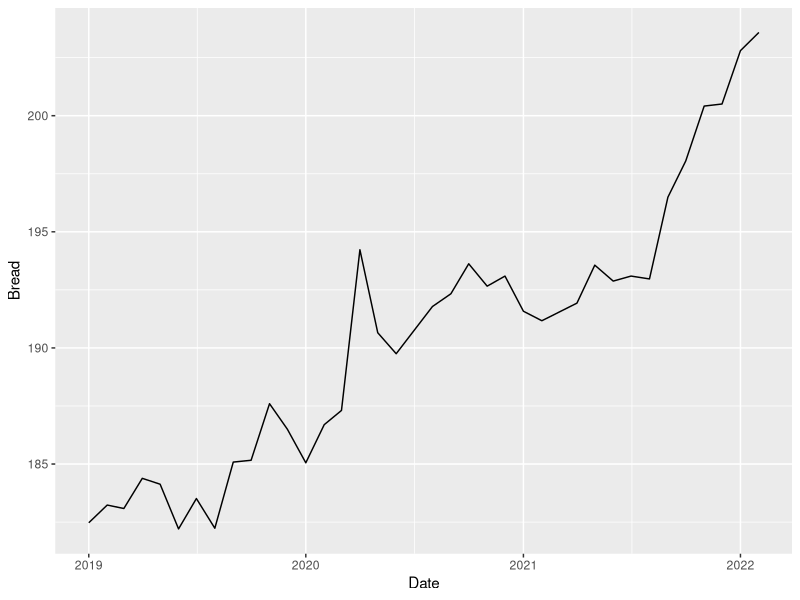
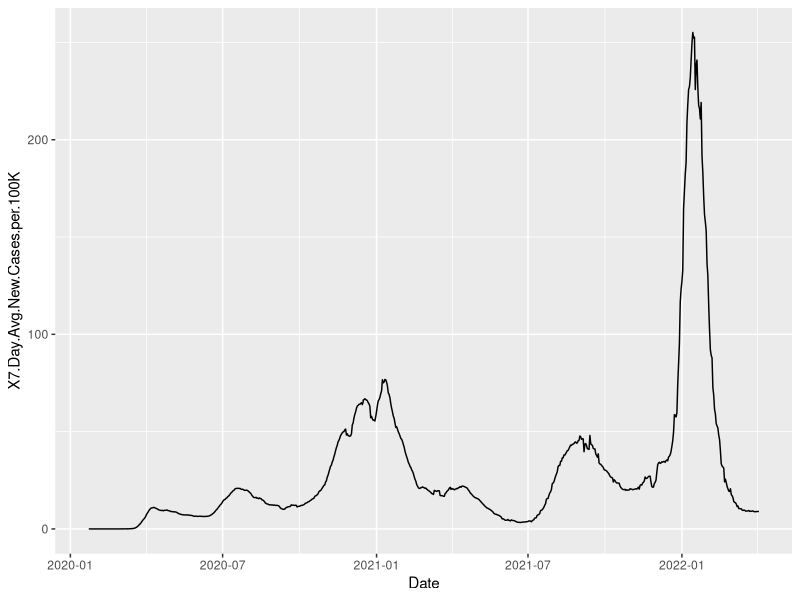
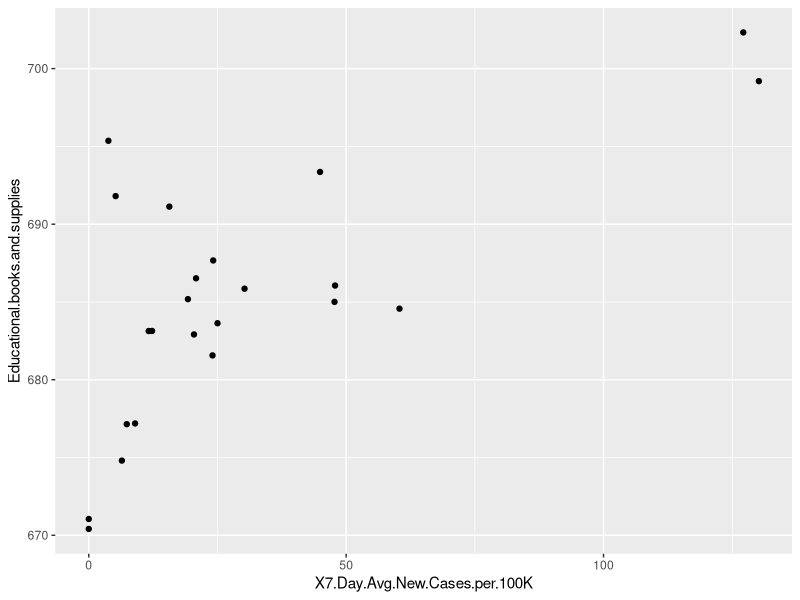

Generate these figures, in order, with R: (Note: this script raises an error after producing the figures.)
## ---- chunk 1
knitr::opts_chunk$set(echo = TRUE)
## ---- chunk 2
library(tidyverse)
library(zoo)
library(dslabs)
library(caret)
library(stringr)
library(ggplot2)
library(dplyr)
library(tibble)
library(lubridate)
CPI_data <- read.csv("CPI_data.csv")
Covid_data <- read.csv("trends_in_covid19_cases_and_deaths_in_the_us_reported_to_cdc_by_population_factors.csv")

## ---- chunk 3
Clean_Covid_Data <- Covid_data %>% filter(Classification == "Metro_Rural") %>% filter(Category == 1)
Clean_Covid_Data <- Clean_Covid_Data %>% mutate(Date = as.Date(Clean_Covid_Data$Date, format = "%m/%d/%Y")) 

CPI_data <- CPI_data %>%  mutate(Date = as.Date(as.yearmon(CPI_data$Date, format = '%Y-%B')))

Clean_Covid_Data

All_Data <- inner_join(CPI_data, Clean_Covid_Data)
CPI_data
nrow(CPI_data)

## ---- chunk 4
CPI_data %>% ggplot(aes(Date, Bread)) + geom_line()
tail(Clean_Covid_Data)
Clean_Covid_Data  %>% ggplot(aes(Date, X7.Day.Avg.New.Cases.per.100K)) + geom_line()

All_Data %>% ggplot(aes(X7.Day.Avg.New.Cases.per.100K, Educational.books.and.supplies)) + geom_point()



nrow(CPI_covid_data)
CPI_covid_data
Covid_data_endFeb
#CPI_covid_data <- CPI_data %>% filter(Date > '2020-23-01')
Covid_data_endFeb <- Clean_Covid_Data %>% filter(Date < '2022-02-26')
#tail(Covid_data_endFeb)
#tail(CPI_covid_data)


CPI_covid_data
Covid_data_endFeb

months <- as_tibble(c())
months['monthname'] <- NA
months['monthcases'] <- NA

months

mymonths <-c("2020JAN", "2020FEB", "2020MAR", "2020APR", "2020MAY", "2020JUN", "2020JUL", "2020AUG", "2020SEP", "2020OCT", "2020NOV", "2020DEC", "2021JAN", "2021FEB", "2021MAR", "2021APR", "2021MAY", "2021JUN", "2021JUL", "2021AUG", "2021SEP", "2021OCT", "2021NOV", "2021DEC", "2022JAN", "2022FEB")

for(i in 1:26){
 months[i, ] <- NA
}

months

for(i in 1:26){
  months$monthname[i] <- mymonths[i]
}


covmonthly <- as_tibble(c())

Covid_data_endFeb

Covid_data_endFeb$newcases <- 0



for(i in 2:767)
{
  Covid_data_endFeb$newcases[i] <- Covid_data_endFeb$Total.Cases.per.100K[i] - Covid_data_endFeb$Total.Cases.per.100K[i-1]
}
#create a new column which indicates new cases each day 

Covid_data_endFeb

## ---- chunk 5

myvec <- c()


myvec[1:26] <- 0


v <- 3
start <- 37 
c1 <- 30
c2 <- 31 

for(i in 1:11){
  sum <- 0 
  if(i %% 2 != 0)
  {
    sum <- 0
    for(j in (start:(start+c2))){
      sum <- sum + Covid_data_endFeb$newcases[j]
    }
    avg <- sum / 31
    myvec[v] <- avg
    sum <- 0
    avg <- 0
    v <- v + 1
    start <- start + c2
  }
  else
  {
    sum <- 0
    for(k in (start:(start+c1))){
      sum <- sum + Covid_data_endFeb$newcases[k]
    }
    avg <- sum / 30
    myvec[v] <- avg
    sum <- 0
    avg <- 0
    v <- v + 1
    start <- start + c1
  }
}

#covers indexes 1:13 Jan2020 - Jan 2021

newsum <- 0

for(i in (start:(start + 29))){
  newsum <- newsum + Covid_data_endFeb$newcases[i]
}
newavg <- newsum / 29
myvec[v] <- newavg
newsum <- 0
newavg <- 0 
v <- v + 1
start <- start + 29


for(i in 1:11){
  sum <- 0 
  if(i %% 2 != 0)
  {
    sum <- 0
    for(j in (start:(start+c2))){
      sum <- sum + Covid_data_endFeb$newcases[j]
    }
    avg <- sum / 31
    myvec[v] <- avg
    sum <- 0
    avg <- 0
    v <- v + 1
    start <- start + c2
  }
  else
  {
    sum <- 0
    for(k in (start:(start+c1))){
      sum <- sum + Covid_data_endFeb$newcases[k]
    }
    avg <- sum / 30
    myvec[v] <- avg
    sum <- 0
    avg <- 0
    v <- v + 1
    start <- start + c1
  }
}


for(i in (start:(start + 28))){
  newsum <- newsum + Covid_data_endFeb$newcases[i]
}
newavg <- newsum / 28
myvec[v] <- newavg
newsum <- 0
newavg <- 0 
v <- v + 1
start <- start + 28


months


for(i in 1:26){
  months$monthcases[i] <- myvec[i]
}  

months
## ---- chunk 6
CPI_covid_data <- dplyr::add_row(
  CPI_covid_data,
  Date = "2020-July",
  Bread = 190.894,
  Chicken = 1,
  Eggs = 1,
  Unleaded.regular.gasoline = 1,
  Electricity = 1,
  Utility..gas.service = 1,
  Day.care.and.preschool = 1,
  College.tuition.and.fees = 1,
  Educational.books.and.supplies = 1,
  Parking.fees.and.tolls = 1,
  Airline.fares = 1,
  Motor.vehicle.insurance = 1,
  Prescription.drugs = 533.551,
  Nonprescription.drugs = 96.423,
  Medical.equipment.and.supplies = 102.184,
  Recorded.music.and.music.subscriptions = 1,
  Cable.and.satellite.television.service = 1,
  Rental.of.video.discs.and.other.media = 136.921,
  Recreational.books = 1,
  Outdoor.equipment.and.supplies = 1,
  Indoor.plants.and.flowers = 1,
  Household.cleaning.products = 126.653,
  Rent.of.primary.residence = 1,
  .before = 7
)

CPI_covid_data

## ---- chunk 7

month.vid <- months

month.supp <- months

month.med <- months

month.pre <- months

month.nonpre <- months

for(i in 1:26)
{
  month.vid$prices[i] <- CPI_covid_data$Rental.of.video.discs.and.other.media[i]
  month.supp$prices[i] <- CPI_covid_data$Household.cleaning.products[i]
  month.med$prices[i] <- CPI_covid_data$Medical.equipment.and.supplies[i]
  month.pre$prices[i] <- CPI_covid_data$Prescription.drugs[i]
  month.nonpre$prices[i] <- CPI_covid_data$Nonprescription.drugs[i]
}


month.vid
month.supp
month.med
month.pre
month.nonpre

#seperated all the prices by month into seperate dataframes for variables whose prices were most affected by case count
## ---- chunk 8
video_rentals_plot <- ggplot(month.vid, aes(x= monthname, y = prices, fill = monthcases)) + geom_bar(stat = "identity") +
  scale_fill_gradient2(low = "white", high = "black", mid = "grey")
  
video_rentals_plot

## ---- chunk 9
cleansupp_plot <- ggplot(month.supp, aes(x= monthname, y = prices, fill = monthcases)) + geom_bar(stat = "identity") +
  scale_fill_gradient2(low = "white", high = "black", mid = "grey")
  
cleansupp_plot




## ---- chunk 10
med_plot <- ggplot(month.med, aes(x= monthname, y = prices, fill = monthcases)) + geom_bar(stat = "identity") +
  scale_fill_gradient2(low = "white", high = "black", mid = "grey")
  
med_plot




## ---- chunk 11
pres_plot <- ggplot(month.pre, aes(x= monthname, y = prices, fill = monthcases)) + geom_bar(stat = "identity") +
  scale_fill_gradient2(low = "white", high = "black", mid = "grey")
  
pres_plot




## ---- chunk 12
nonpre_plot <- ggplot(month.nonpre, aes(x= monthname, y = prices, fill = monthcases)) + geom_bar(stat = "identity") +
  scale_fill_gradient2(low = "white", high = "black", mid = "grey")
  
nonpre_plot




## ---- chunk 13
#the linear regression for food items
eggs <- summary(lm(X7.Day.Avg.New.Cases.per.100K ~ Eggs, data = All_Data))
bread <- summary(lm(X7.Day.Avg.New.Cases.per.100K ~ Bread, data = All_Data))
chicken <- summary(lm(X7.Day.Avg.New.Cases.per.100K ~ Chicken, data = All_Data))
food <- summary(lm(X7.Day.Avg.New.Cases.per.100K ~ Chicken + Bread + Eggs, data = All_Data))

## ---- chunk 14
#the linear regression for energy
gas <- summary(lm(X7.Day.Avg.New.Cases.per.100K ~ Unleaded.regular.gasoline, data = All_Data))
electricity <- summary(lm(X7.Day.Avg.New.Cases.per.100K ~ Electricity, data = All_Data))
natural_gas <- summary(lm(X7.Day.Avg.New.Cases.per.100K ~ Utility..gas.service, data = All_Data))
power <- summary(lm(X7.Day.Avg.New.Cases.per.100K ~ Utility..gas.service + Electricity + Unleaded.regular.gasoline, data = All_Data))

## ---- chunk 15
#the linear regression for education/child care
day_care <- summary(lm(X7.Day.Avg.New.Cases.per.100K ~ Day.care.and.preschool, data = All_Data))
college_tuition <- summary(lm(X7.Day.Avg.New.Cases.per.100K ~ College.tuition.and.fees, data = All_Data))
educational_supplies <- summary(lm(X7.Day.Avg.New.Cases.per.100K ~ Educational.books.and.supplies, data = All_Data))
education <- summary(lm(X7.Day.Avg.New.Cases.per.100K ~ Educational.books.and.supplies + College.tuition.and.fees + Day.care.and.preschool, data = All_Data))
## ---- chunk 16
#the linear regression for transportation items
parking_fees <- summary(lm(X7.Day.Avg.New.Cases.per.100K ~ Parking.fees.and.tolls, data = All_Data))
motor_insurance <- summary(lm(X7.Day.Avg.New.Cases.per.100K ~ Motor.vehicle.insurance, data = All_Data))
airline_fares <- summary(lm(X7.Day.Avg.New.Cases.per.100K ~ Airline.fares, data = All_Data))
transportation <- summary(lm(X7.Day.Avg.New.Cases.per.100K ~ Airline.fares + Motor.vehicle.insurance + Parking.fees.and.tolls, data = All_Data))
#transportation
## ---- chunk 17
#the linear regression for medical items items
prescription_drugs <- summary(lm(X7.Day.Avg.New.Cases.per.100K ~ Prescription.drugs, data = All_Data))
nonprescription_drugs <- summary(lm(X7.Day.Avg.New.Cases.per.100K ~ Nonprescription.drugs, data = All_Data))
medical_supplies <- summary(lm(X7.Day.Avg.New.Cases.per.100K ~ Medical.equipment.and.supplies, data = All_Data))
medicine <- summary(lm(X7.Day.Avg.New.Cases.per.100K ~ Medical.equipment.and.supplies + Nonprescription.drugs + Prescription.drugs, data = All_Data))

#graph for prescription_durgs
prescription_drugs_plot <- ggplot(aes(x = CPI_data$Prescription.drugs, y = Clean_Covid_Data$X7.Day.Avg.New.Cases.per.100K))+geom_histogram()

## ---- chunk 18
#the linear regression for entertainment items
music <- summary(lm(X7.Day.Avg.New.Cases.per.100K ~ Recorded.music.and.music.subscriptions, data = All_Data))
cable_tv <- summary(lm(X7.Day.Avg.New.Cases.per.100K ~ Cable.and.satellite.television.service, data = All_Data))
video_rentals <- summary(lm(X7.Day.Avg.New.Cases.per.100K ~ Rental.of.video.discs.and.other.media, data = All_Data))
books <- summary(lm(X7.Day.Avg.New.Cases.per.100K ~ Recreational.books, data = All_Data))
entertainment <- summary(lm(X7.Day.Avg.New.Cases.per.100K ~ Recreational.books + Rental.of.video.discs.and.other.media + Cable.and.satellite.television.service + Recorded.music.and.music.subscriptions, data = All_Data))

## ---- chunk 19
#the linear regression for general home items
outdoor_equipment <- summary(lm(X7.Day.Avg.New.Cases.per.100K ~ Outdoor.equipment.and.supplies, data = All_Data))
indoor_plants <- summary(lm(X7.Day.Avg.New.Cases.per.100K ~ Indoor.plants.and.flowers, data = All_Data))
cleaning_supplies <- summary(lm(X7.Day.Avg.New.Cases.per.100K ~ Household.cleaning.products, data = All_Data))
rent <- summary(lm(X7.Day.Avg.New.Cases.per.100K ~ Rent.of.primary.residence, data = All_Data))
home <- summary(lm(X7.Day.Avg.New.Cases.per.100K ~ Rent.of.primary.residence + Household.cleaning.products + Indoor.plants.and.flowers + Outdoor.equipment.and.supplies, data = All_Data))

## ---- chunk 20
#Total CPI linear regression for US and India
US_total <- summary(lm(X7.Day.Avg.New.Cases.per.100K ~ All.items, data = All_Data))
#India_total <- 
summary(lm(X7.Day.Avg.New.Cases.per.100K ~ India.All.items, data = All_Data))
 
